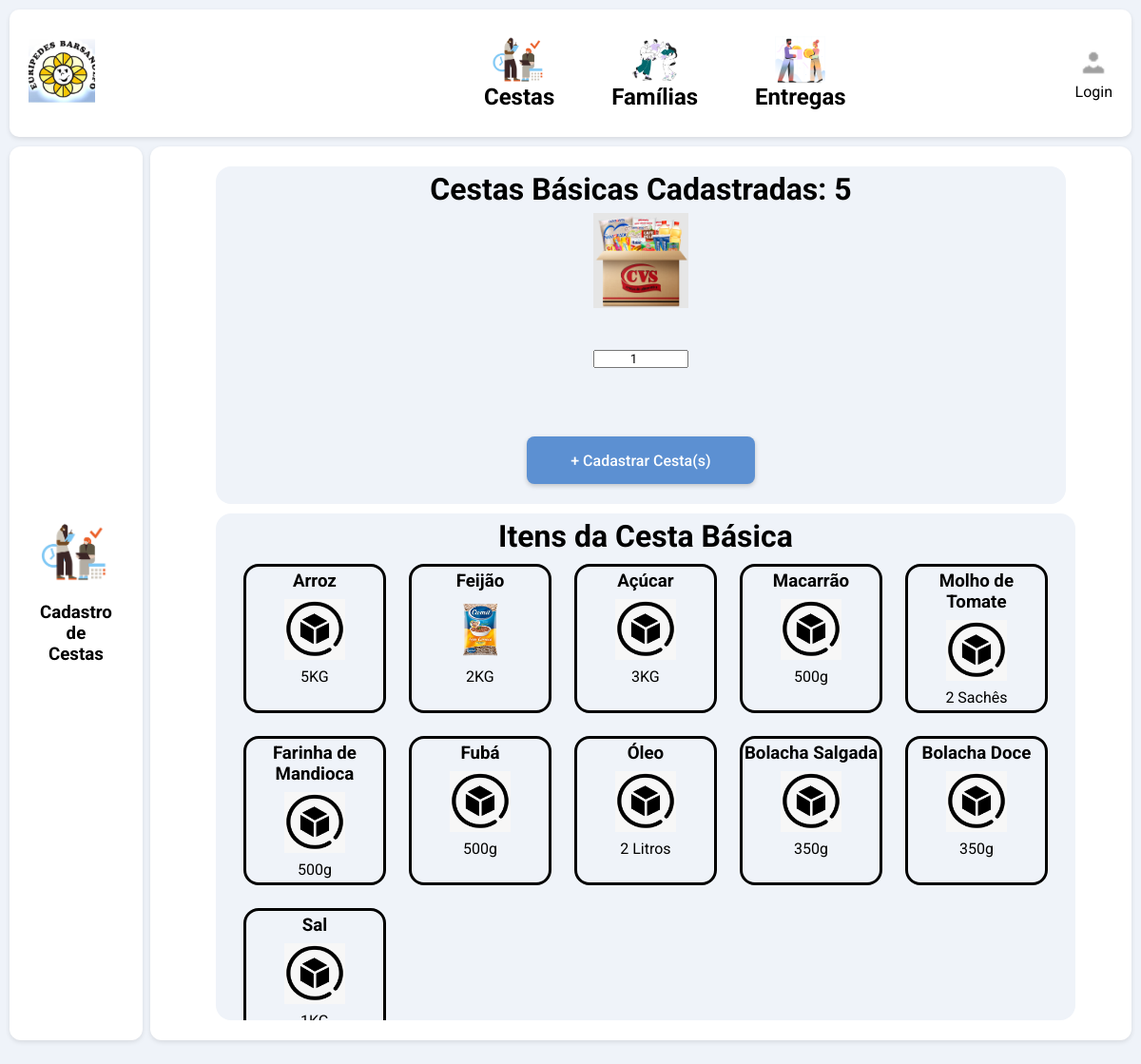
/cadastro/cestas/, run on an earlier commit of the app's database.
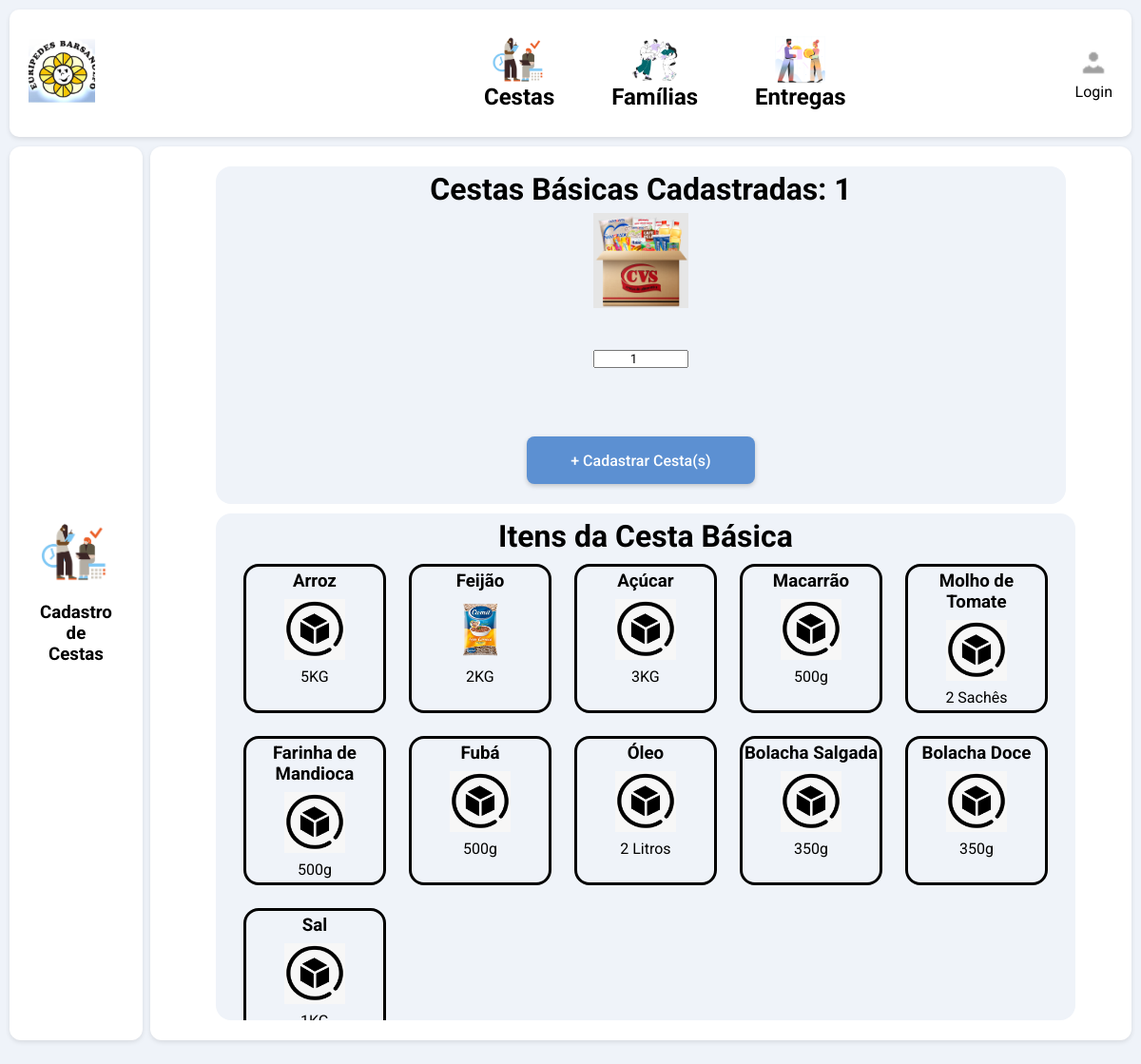
And on a later commit of the database.
### website/models.py (models this page shows, shortened)
class Produto(models.Model):
    produto = models.CharField(max_length=50)
    qtd_estoque = models.IntegerField()

### website/views.py (the view)
# urls.py: path("cadastro/cestas/", cadastro_cestas, name="cadastro_cestas"),
def cadastro_cestas(request):
    estoque_produtos = Produto.objects.all()
    items_cesta = ItemCesta.objects.all()
    context = {
        'range': range(30),
        'items_cesta': items_cesta,
        'estoque_produtos': estoque_produtos
    }
    return render(request, "cadastro_cestas.html", context)

### website/templates/cadastro_cestas.html (shortened to what this page needs)
{% load static %}
<!DOCTYPE html>
<html lang="en">
<head>
    <link rel="stylesheet" href="{% static 'css/daniel.css' %}" typer="css">
</head>
<body>
{% include 'includes/nav.html' %}
<div class="main-container">
    <div class="left-column">
        <div class="left-column-content">
        <img src="{% static 'img/cadastro_produtos.png' %}" alt="Example" />
        <h3>Cadastro de Cestas</h3>
        </div>
    </div>
    <div class="right-column">
        <div class="right-column-content">
            <div class="right-column-buttons-2">
                {% for item in estoque_produtos %}
                    {% if item.produto == "Cesta Básica" %}
                    <h1>Cestas Básicas Cadastradas: {{ item.qtd_estoque }}</h1>
                    {% endif %}
                {% endfor %}
                <div class="buttons-2-row">
                    <img class="cesta-img" src="{% static 'img/cesta.png' %}" alt="Example" />
                </div>
                <div class="buttons-2-row">
                    <form method="POST" action="{% url 'atualizar_cestas' %}">
                    <input type="number" id="quantity-input" name="doacao_quantidade" value="1" min="1" style="width: 100px; text-align: center; align-items: center;"/>
                </div>
                <div class="buttons-2-row">
                    <button type="submit" class="button-register-1">
                        + Cadastrar Cesta(s)
                    </button>
                </div>
            </div>
            <div class="right-column-list-2">
                <h1>Itens da Cesta Básica</h1>
                <div class="right-column-list-2-cards">
                    {% for item in items_cesta %}
                    <div class="card">
                        <div class="card-row">
                            <h3>{{ item.produto }}</h3>
                        </div>
                        <div class="card-row">
                        {% if item.imagem and item.imagem.url %}
                            <img class="produto-img" src="{{ item.imagem.url }}" alt="{{ item.nome }}">
                        {% else %}
                            <img class="produto-img" src="{% static 'img/produto.png' %}" alt="Imagem padrão">
                        {% endif %}
                        </div>
                        <div class="card-row">
                            {{ item.quantidade }}
                        </div>
                    </div>
                    {% endfor %}
                </div>
            </div>
        </div>
    </div>
</div>
</body>
</html>

What changed in the data, as far as the page shows it:
changed Produto: qtd_estoque "5" → "1"
